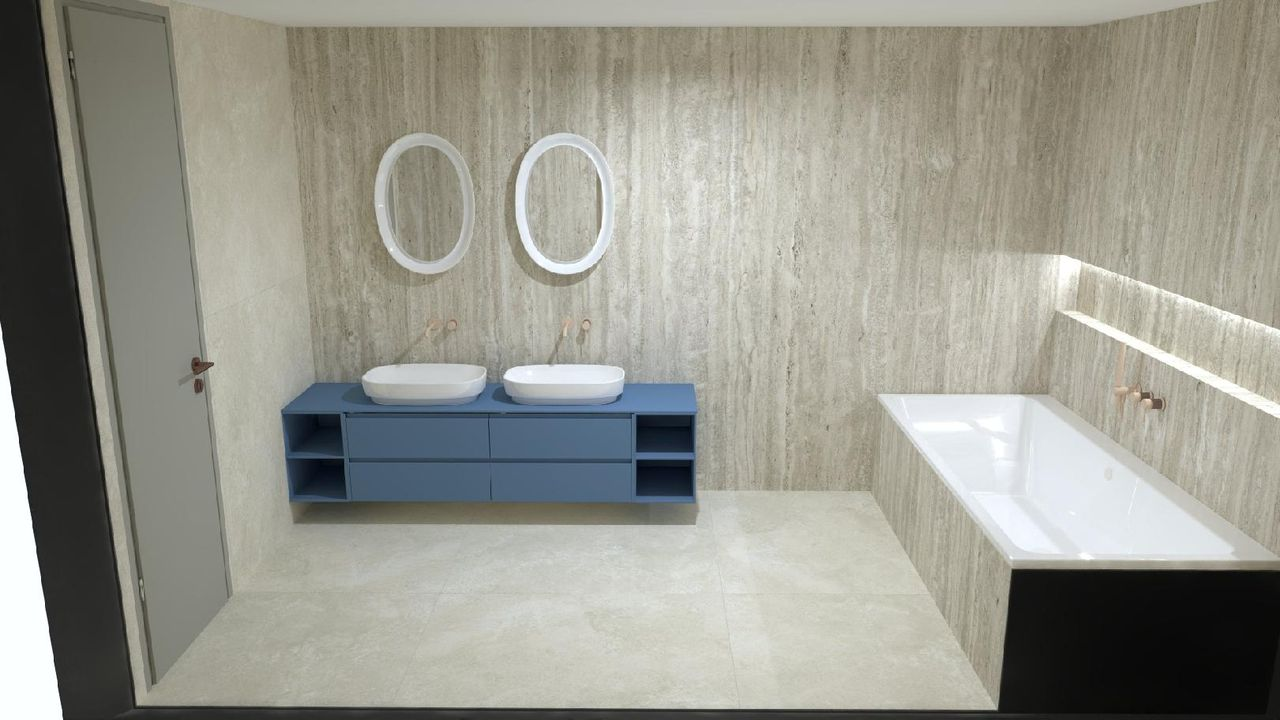
#> input picture remihk/assets/navrh-01.jpg, 1280 x 720 px, given in place of 08_05-Pavillon-wellness_hp-01_velka.jpg, which was not available
$ python _build_hero.py
#> lines starting #> are read from the running program, lines starting #| are printed output that depends on the picture; pictures that were not available may be replaced by others from this repository, and a replacement may not be noted
"""Rebuild REMI HK hero from the ORIGINAL 1000px source (not the already-upscaled 1800px).
Single clean upscale + edge-aware sharpen + local contrast + fine grain + vignette.
Cost-zero, OpenCV only. Output: hero.jpg (replaces the soft 1.8x-interpolated one).
"""
import cv2, numpy as np, os

SRC = r"c:/Users/adamk/Desktop/newvs/clients/remihk/assets/renata_realizace/08_05-Pavillon-wellness_hp-01_velka.jpg"
OUT = r"c:/Users/adamk/Desktop/newvs/.work/web-demos/remihk/assets/hero.jpg"
TARGET_W = 1920

img = cv2.imread(SRC, cv2.IMREAD_COLOR)
#> img is the input picture: shape (720, 1280, 3); mean B, G, R 142, 151.7, 152.2
h0, w0 = img.shape[:2]
#> h0 = 720; w0 = 1280
print(f"source: {w0}x{h0}")
#| source: 1280x720

# 1) single high-quality upscale (Lanczos) to target width
scale = TARGET_W / w0
#> scale = 1.5
tw, th = TARGET_W, round(h0 * scale)
#> tw = 1920; th = 1080
up = cv2.resize(img, (tw, th), interpolation=cv2.INTER_LANCZOS4)

# 2) edge-aware denoise first (kills JPEG mush before we sharpen it)
den = cv2.bilateralFilter(up, d=7, sigmaColor=28, sigmaSpace=7)

# 3) unsharp mask (radius scaled to size) - genuine perceived detail
blur = cv2.GaussianBlur(den, (0, 0), sigmaX=2.2)
sharp = cv2.addWeighted(den, 1.45, blur, -0.45, 0)

# 4) gentle local contrast via CLAHE on L channel (makes stone/mosaic pop)
lab = cv2.cvtColor(sharp, cv2.COLOR_BGR2LAB)
#> lab: shape (1080, 1920, 3); mean of channels 0, 1, 2 157.3, 126.5, 133.1
l, a, b = cv2.split(lab)
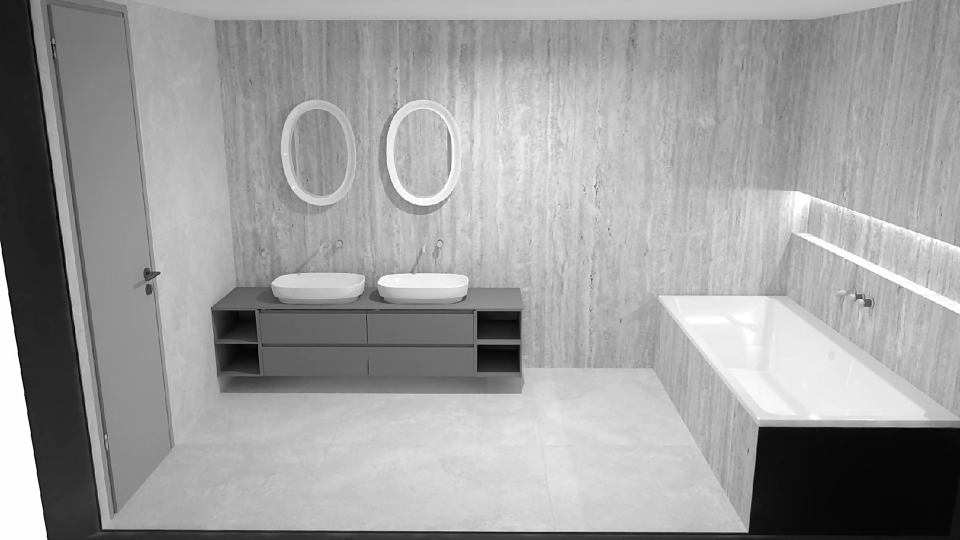
#> l: shape (1080, 1920) (shown at 1/2 size); min 0, max 255, mean 157.3
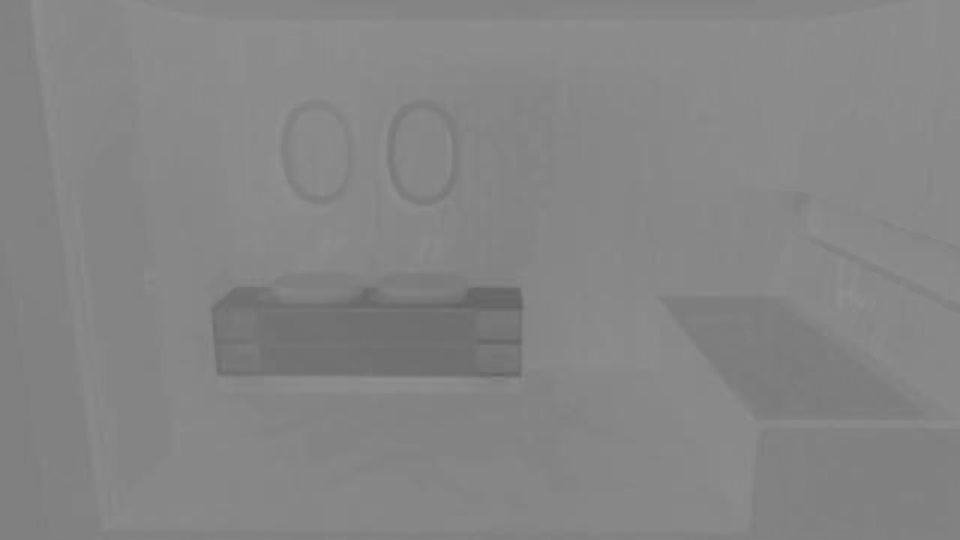
#> b: shape (1080, 1920) (shown at 1/2 size); min 99, max 145, mean 133.1
clahe = cv2.createCLAHE(clipLimit=1.6, tileGridSize=(8, 8))
l = clahe.apply(l)
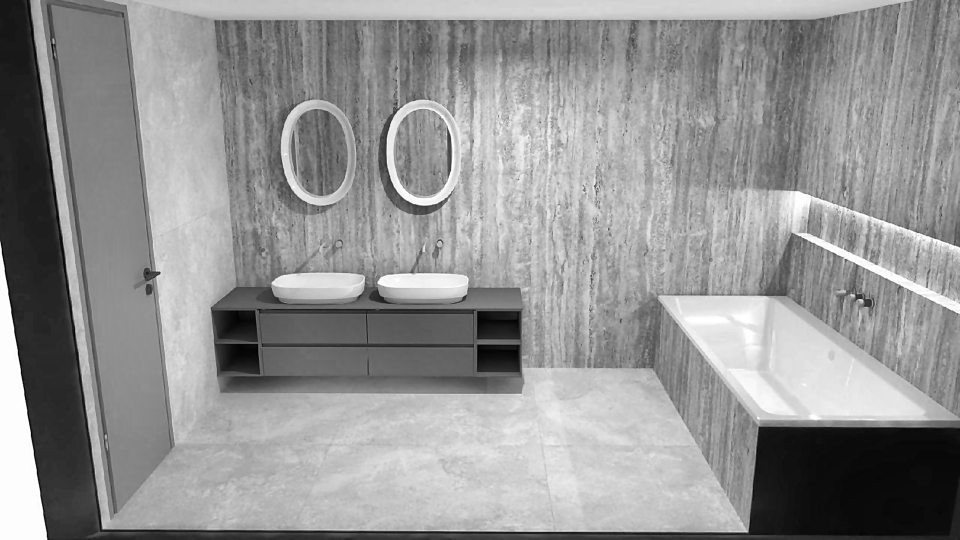
#> l: shape (1080, 1920) (shown at 1/2 size); min 1, max 255, mean 147.4
out = cv2.cvtColor(cv2.merge((l, a, b)), cv2.COLOR_LAB2BGR)
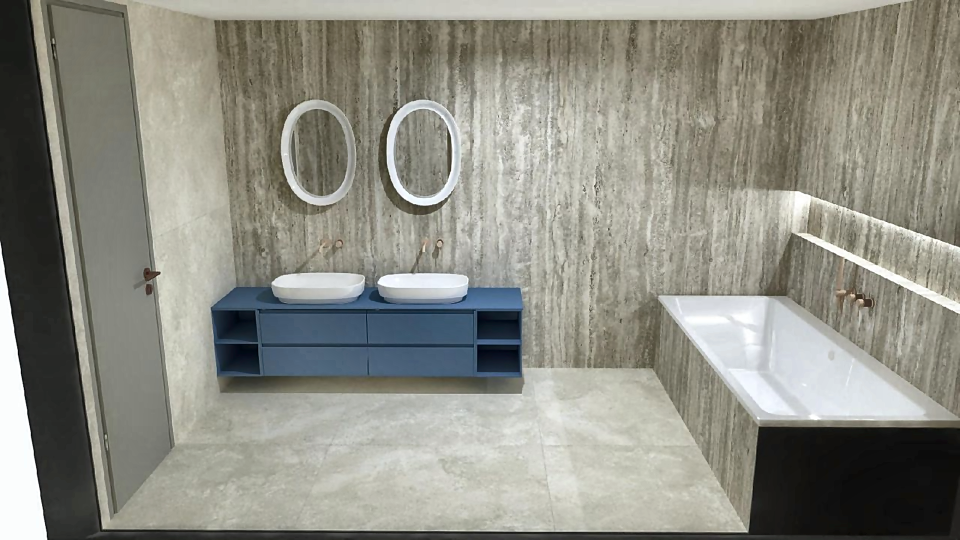
#> out: shape (1080, 1920, 3) (shown at 1/2 size); mean B, G, R 132.3, 141.8, 142.1

# 5) subtle vignette (focuses eye, hides edge softness)
yy, xx = np.mgrid[0:th, 0:tw]
cx, cy = tw / 2, th / 2
#> cx = 960; cy = 540
r = np.sqrt(((xx - cx) / (tw * 0.62)) ** 2 + ((yy - cy) / (th * 0.62)) ** 2)
vig = np.clip(1.0 - (r ** 2) * 0.28, 0.72, 1.0).astype(np.float32)
out = (out.astype(np.float32) * vig[..., None]).clip(0, 255).astype(np.uint8)
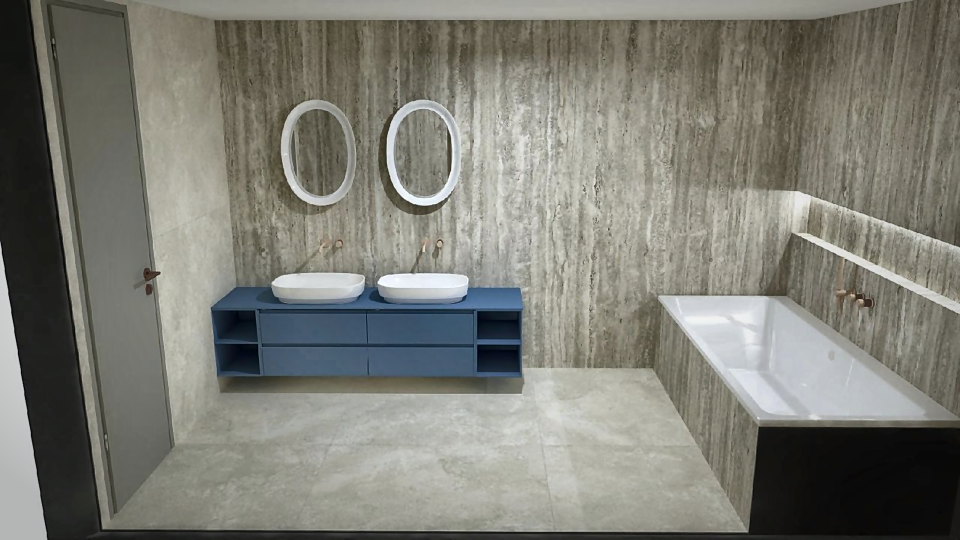
#> out: shape (1080, 1920, 3) (shown at 1/2 size); mean B, G, R 117.1, 125.4, 125.5

# 6) fine film grain (reads as editorial, masks residual softness)
rng = np.random.default_rng(7)
grain = rng.normal(0, 2.2, (th, tw, 1)).astype(np.float32)
out = (out.astype(np.float32) + grain).clip(0, 255).astype(np.uint8)

# 7) encode, target < ~460KB
for q in (88, 86, 84, 82, 80, 78):
    ok, buf = cv2.imencode(".jpg", out, [cv2.IMWRITE_JPEG_QUALITY, q, cv2.IMWRITE_JPEG_OPTIMIZE, 1])
    if ok and len(buf) <= 400_000:
        break
with open(OUT, "wb") as f:
    f.write(buf.tobytes())
print(f"out: {tw}x{th}  q={q}  {len(buf)//1024}KB  -> {OUT}")
#| out: 1920x1080  q=88  332KB  -> c:/Users/adamk/Desktop/newvs/.work/web-demos/remihk/assets/hero.jpg

$ run again, on remihk/assets/navrh-02.jpg
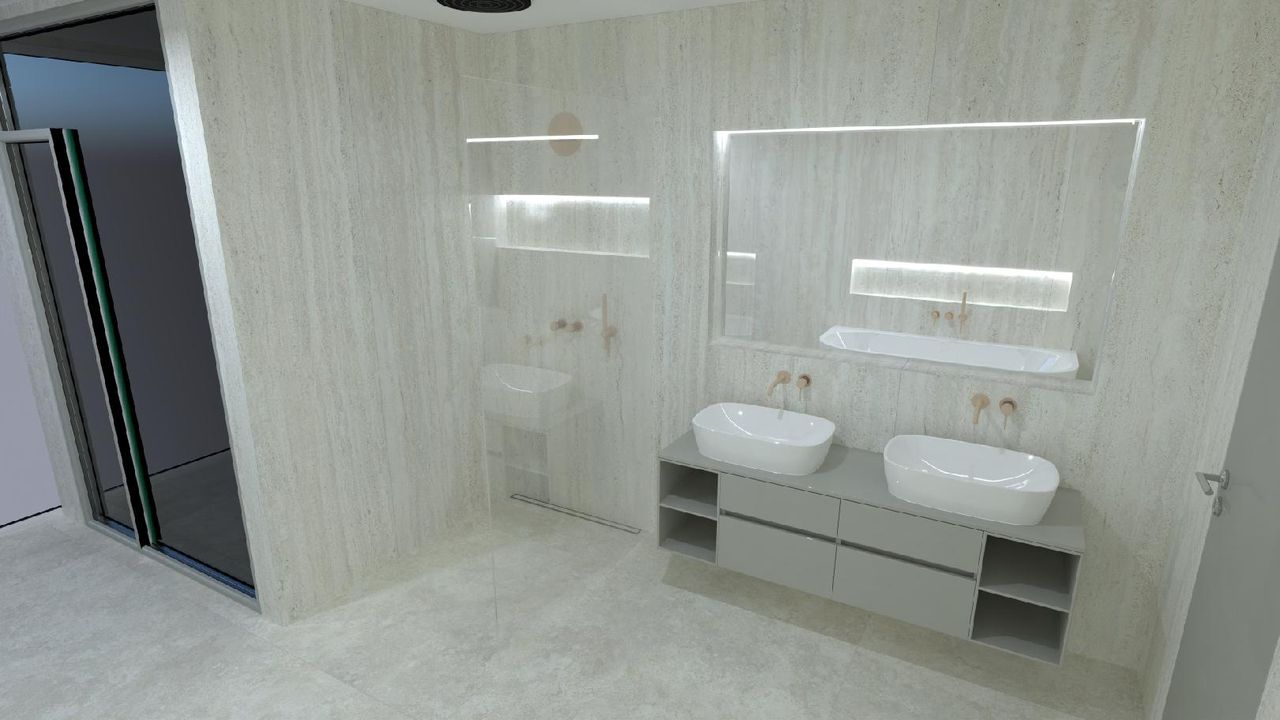
#> input picture remihk/assets/navrh-02.jpg, 1280 x 720 px, given in place of 08_05-Pavillon-wellness_hp-01_velka.jpg, which was not available
#> img is the input picture: shape (720, 1280, 3); mean B, G, R 145.6, 150.9, 146.1
#| source: 1280x720
#> lab: shape (1080, 1920, 3); mean of channels 0, 1, 2 157, 125.3, 130.1
#> `l, a, b = cv2.split(lab)`:
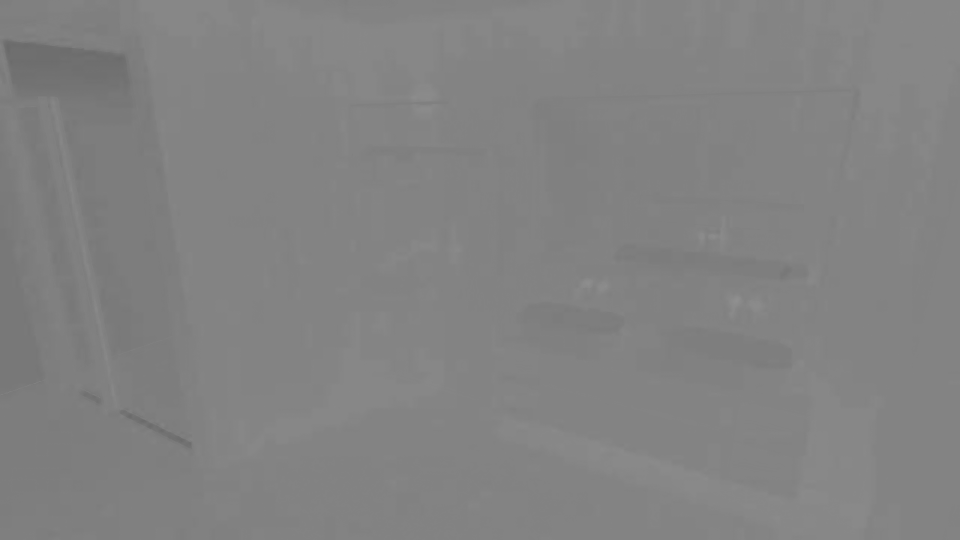
#> b: shape (1080, 1920) (shown at 1/2 size); min 105, max 144, mean 130.1
#> `out = (out.astype(np.float32) * vig[..., None]).clip(0, 255).astype(np..`:
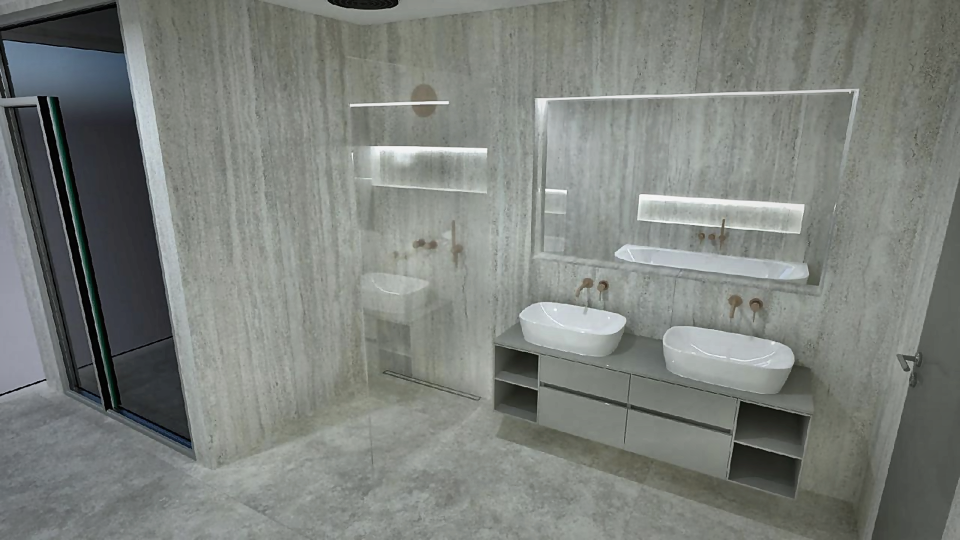
#> out: shape (1080, 1920, 3) (shown at 1/2 size); mean B, G, R 124, 128.6, 124.4
#| out: 1920x1080  q=88  302KB  -> c:/Users/adamk/Desktop/newvs/.work/web-demos/remihk/assets/hero.jpg
